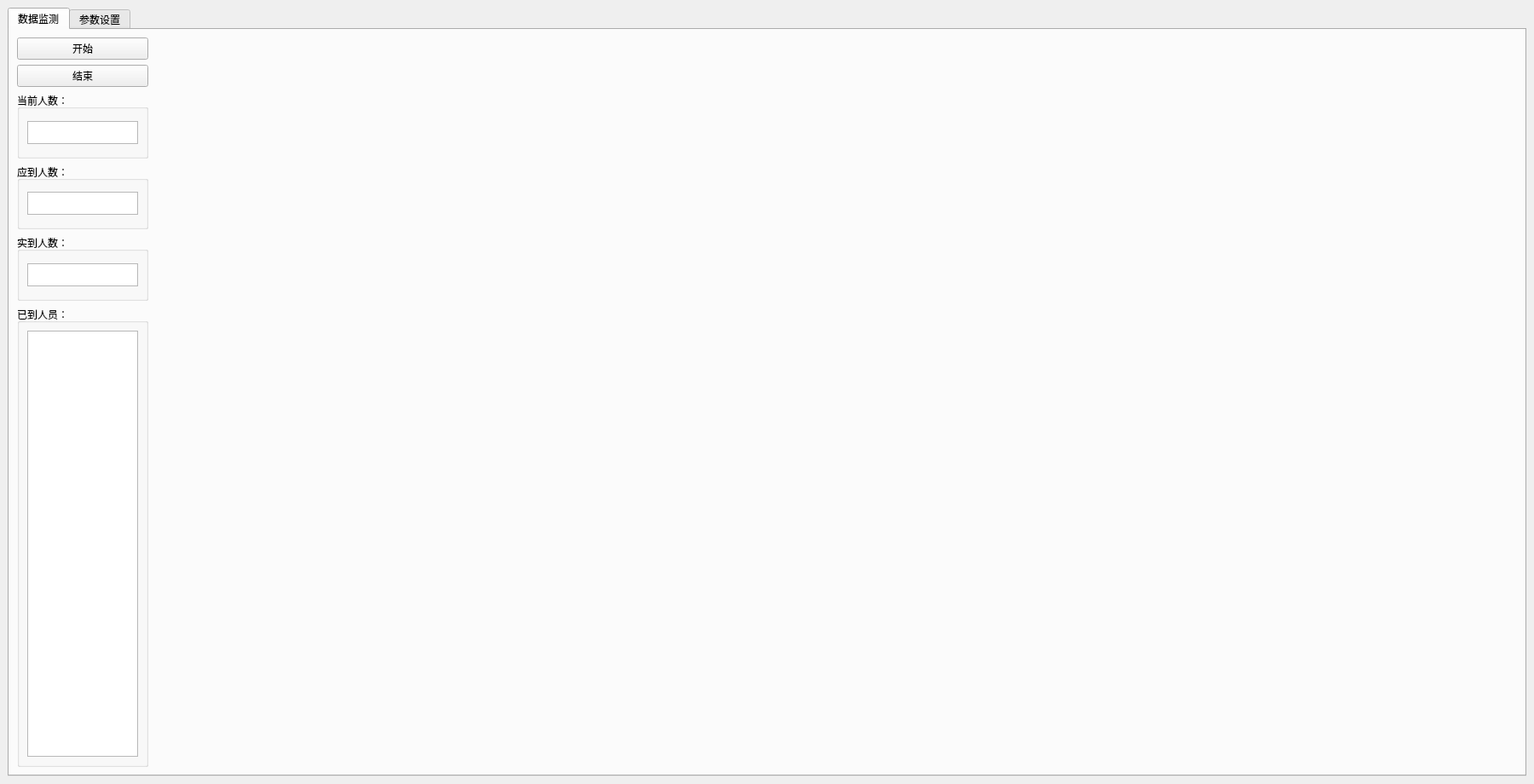
<?xml version="1.0" encoding="UTF-8"?>
<ui version="4.0">
 <class>MainWindow</class>
 <widget class="QMainWindow" name="MainWindow">
  <property name="geometry">
   <rect>
    <x>0</x>
    <y>0</y>
    <width>1800</width>
    <height>920</height>
   </rect>
  </property>
  <property name="windowTitle">
   <string>MainWindow</string>
  </property>
  <widget class="QWidget" name="centralwidget">
   <layout class="QHBoxLayout" name="horizontalLayout_2">
    <item>
     <layout class="QGridLayout" name="gridLayout">
      <item row="0" column="0">
       <widget class="QTabWidget" name="tabWidget">
        <property name="currentIndex">
         <number>0</number>
        </property>
        <widget class="QWidget" name="tab">
         <attribute name="title">
          <string>数据监测</string>
         </attribute>
         <layout class="QHBoxLayout" name="horizontalLayout_3">
          <item>
           <layout class="QVBoxLayout" name="verticalLayout_3">
            <item>
             <layout class="QVBoxLayout" name="verticalLayout_2">
              <item>
               <widget class="QPushButton" name="ON">
                <property name="text">
                 <string>开始</string>
                </property>
               </widget>
              </item>
              <item>
               <widget class="QPushButton" name="OFF">
                <property name="text">
                 <string>结束</string>
                </property>
               </widget>
              </item>
              <item>
               <widget class="QGroupBox" name="groupBox_11">
                <property name="title">
                 <string>当前人数：</string>
                </property>
                <layout class="QGridLayout" name="gridLayout_11">
                 <item row="0" column="0">
                  <widget class="QTextBrowser" name="NowNum">
                   <property name="maximumSize">
                    <size>
                     <width>16777215</width>
                     <height>27</height>
                    </size>
                   </property>
                  </widget>
                 </item>
                </layout>
               </widget>
              </item>
              <item>
               <widget class="QGroupBox" name="groupBox_9">
                <property name="title">
                 <string>应到人数：</string>
                </property>
                <layout class="QGridLayout" name="gridLayout_14">
                 <item row="0" column="0">
                  <widget class="QTextBrowser" name="ShouldNum">
                   <property name="maximumSize">
                    <size>
                     <width>16777215</width>
                     <height>27</height>
                    </size>
                   </property>
                  </widget>
                 </item>
                </layout>
               </widget>
              </item>
              <item>
               <widget class="QGroupBox" name="groupBox_8">
                <property name="title">
                 <string>实到人数：</string>
                </property>
                <layout class="QGridLayout" name="gridLayout_12">
                 <item row="0" column="0">
                  <widget class="QTextBrowser" name="ActualNum">
                   <property name="maximumSize">
                    <size>
                     <width>16777215</width>
                     <height>27</height>
                    </size>
                   </property>
                  </widget>
                 </item>
                </layout>
               </widget>
              </item>
              <item>
               <widget class="QGroupBox" name="groupBox_10">
                <property name="title">
                 <string>已到人员：</string>
                </property>
                <layout class="QGridLayout" name="gridLayout_13">
                 <item row="0" column="0">
                  <widget class="QTextBrowser" name="ArriveID">
                   <property name="minimumSize">
                    <size>
                     <width>0</width>
                     <height>500</height>
                    </size>
                   </property>
                  </widget>
                 </item>
                </layout>
               </widget>
              </item>
             </layout>
            </item>
           </layout>
          </item>
          <item>
           <widget class="QLabel" name="showImage">
            <property name="minimumSize">
             <size>
              <width>1600</width>
              <height>781</height>
             </size>
            </property>
            <property name="styleSheet">
             <string notr="true"/>
            </property>
            <property name="text">
             <string/>
            </property>
           </widget>
          </item>
         </layout>
        </widget>
        <widget class="QWidget" name="tab_2">
         <attribute name="title">
          <string>参数设置</string>
         </attribute>
         <layout class="QGridLayout" name="gridLayout_10">
          <item row="0" column="0">
           <layout class="QVBoxLayout" name="verticalLayout">
            <item>
             <widget class="QGroupBox" name="groupBox">
              <property name="title">
               <string>输出路径(使用摄像头时该选项无效)</string>
              </property>
              <layout class="QGridLayout" name="gridLayout_3">
               <item row="0" column="0">
                <widget class="QLineEdit" name="output"/>
               </item>
              </layout>
             </widget>
            </item>
            <item>
             <widget class="QGroupBox" name="groupBox_2">
              <property name="title">
               <string>源(可为本地图片/视频或网络/本地摄像头)</string>
              </property>
              <layout class="QGridLayout" name="gridLayout_4">
               <item row="0" column="0">
                <widget class="QLineEdit" name="source"/>
               </item>
              </layout>
             </widget>
            </item>
            <item>
             <widget class="QGroupBox" name="groupBox_3">
              <property name="title">
               <string>人脸识别模型位置</string>
              </property>
              <layout class="QGridLayout" name="gridLayout_5">
               <item row="0" column="0">
                <widget class="QLineEdit" name="IDmodel"/>
               </item>
              </layout>
             </widget>
            </item>
            <item>
             <widget class="QGroupBox" name="groupBox_4">
              <property name="title">
               <string>行人跟踪模型位置</string>
              </property>
              <layout class="QGridLayout" name="gridLayout_6">
               <item row="0" column="0">
                <widget class="QLineEdit" name="Model"/>
               </item>
              </layout>
             </widget>
            </item>
            <item>
             <widget class="QGroupBox" name="groupBox_7">
              <property name="title">
               <string>img_size(视频识别时缩放图像的大小，大则越准确，性能开销更大，小则反之。参数为图像宽度)</string>
              </property>
              <layout class="QGridLayout" name="gridLayout_9">
               <item row="0" column="0">
                <widget class="QLineEdit" name="Img_size"/>
               </item>
              </layout>
             </widget>
            </item>
            <item>
             <widget class="QGroupBox" name="groupBox_5">
              <property name="title">
               <string>是否显示识别图像</string>
              </property>
              <layout class="QGridLayout" name="gridLayout_7">
               <item row="0" column="0">
                <widget class="QLineEdit" name="view_img"/>
               </item>
              </layout>
             </widget>
            </item>
            <item>
             <widget class="QGroupBox" name="groupBox_6">
              <property name="title">
               <string>save_txt</string>
              </property>
              <layout class="QGridLayout" name="gridLayout_8">
               <item row="0" column="0">
                <widget class="QLineEdit" name="save_txt"/>
               </item>
              </layout>
             </widget>
            </item>
           </layout>
          </item>
         </layout>
        </widget>
       </widget>
      </item>
     </layout>
    </item>
   </layout>
  </widget>
  <widget class="QMenuBar" name="menubar">
   <property name="geometry">
    <rect>
     <x>0</x>
     <y>0</y>
     <width>1800</width>
     <height>26</height>
    </rect>
   </property>
  </widget>
 </widget>
 <resources/>
 <connections/>
</ui>
